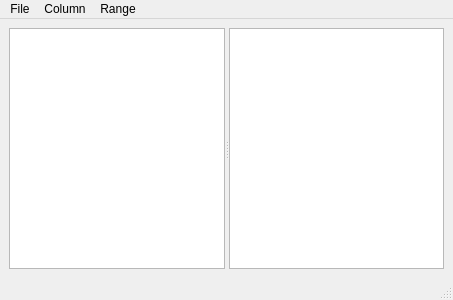
<?xml version="1.0" encoding="UTF-8"?>
<ui version="4.0">
 <class>MainWindow</class>
 <widget class="QMainWindow" name="MainWindow">
  <property name="geometry">
   <rect>
    <x>0</x>
    <y>0</y>
    <width>453</width>
    <height>300</height>
   </rect>
  </property>
  <property name="windowTitle">
   <string>MainWindow</string>
  </property>
  <widget class="QWidget" name="centralwidget">
   <layout class="QGridLayout" name="gridLayout">
    <item row="0" column="0">
     <widget class="QSplitter" name="splitter">
      <property name="orientation">
       <enum>Qt::Horizontal</enum>
      </property>
      <widget class="QListView" name="listView"/>
      <widget class="QTableView" name="tableView"/>
     </widget>
    </item>
   </layout>
  </widget>
  <widget class="QMenuBar" name="menubar">
   <property name="geometry">
    <rect>
     <x>0</x>
     <y>0</y>
     <width>453</width>
     <height>17</height>
    </rect>
   </property>
   <widget class="QMenu" name="menuFile">
    <property name="title">
     <string>File</string>
    </property>
    <addaction name="actionOpen"/>
    <addaction name="actionExport"/>
    <addaction name="actionExit"/>
   </widget>
   <widget class="QMenu" name="menuRange">
    <property name="title">
     <string>Range</string>
    </property>
    <addaction name="actionRangeCreate"/>
    <addaction name="actionRangeEdit"/>
    <addaction name="actionRangeRemove"/>
   </widget>
   <widget class="QMenu" name="menuColumn">
    <property name="title">
     <string>Column</string>
    </property>
    <addaction name="actionColumnCreate"/>
    <addaction name="actionColumnEdit"/>
    <addaction name="actionColumnRemove"/>
   </widget>
   <addaction name="menuFile"/>
   <addaction name="menuColumn"/>
   <addaction name="menuRange"/>
  </widget>
  <widget class="QStatusBar" name="statusbar"/>
  <action name="actionOpen">
   <property name="text">
    <string>Open</string>
   </property>
  </action>
  <action name="actionExport">
   <property name="text">
    <string>Export</string>
   </property>
  </action>
  <action name="actionExit">
   <property name="text">
    <string>Exit</string>
   </property>
  </action>
  <action name="actionRangeCreate">
   <property name="text">
    <string>Create</string>
   </property>
  </action>
  <action name="actionRangeEdit">
   <property name="text">
    <string>Edit</string>
   </property>
  </action>
  <action name="actionRangeRemove">
   <property name="text">
    <string>Remove</string>
   </property>
  </action>
  <action name="actionColumnCreate">
   <property name="text">
    <string>Create</string>
   </property>
  </action>
  <action name="actionColumnEdit">
   <property name="text">
    <string>Edit</string>
   </property>
  </action>
  <action name="actionColumnRemove">
   <property name="text">
    <string>Remove</string>
   </property>
  </action>
 </widget>
 <resources>
  <include location="../../generator.qrc"/>
 </resources>
 <connections>
  <connection>
   <sender>actionExit</sender>
   <signal>triggered()</signal>
   <receiver>MainWindow</receiver>
   <slot>close()</slot>
   <hints>
    <hint type="sourcelabel">
     <x>-1</x>
     <y>-1</y>
    </hint>
    <hint type="destinationlabel">
     <x>226</x>
     <y>149</y>
    </hint>
   </hints>
  </connection>
 </connections>
</ui>
